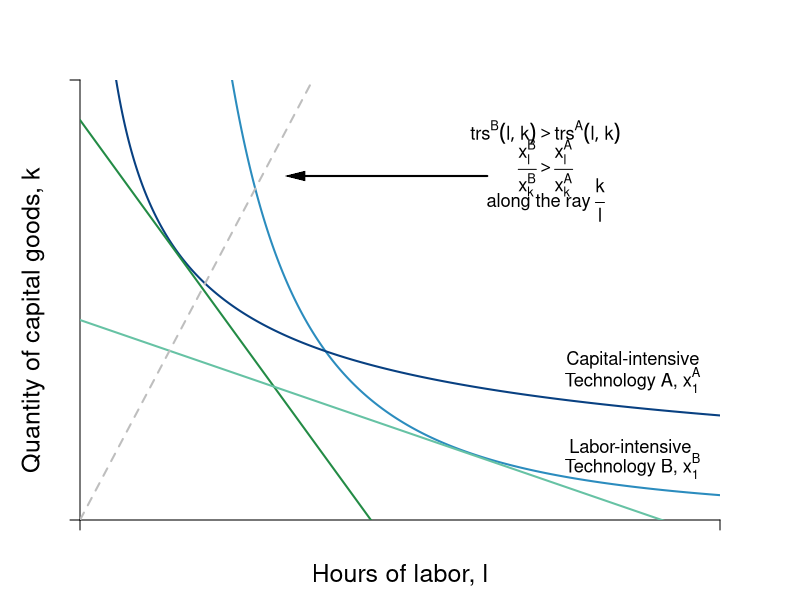

Recreate this plot in R. (Note: this script raises an error after producing the figure.)
#Graph Designer: Simon Halliday
#Authors: Bowles, Foley and Halliday
#Title: Coordination, Conflict and Competition: A Text in Microeconomics

library(shape)
pdf(file = "specprodexch/techvariables1.pdf", width = 7, height = 7)

#Set parameters for graphics
axislabelsize <- 1.5
labelsize <- 1.1
graphlinewidth <- 2
segmentlinewidth <- 2

COL <- c("#7fc97f", "#beaed4", "#fdc086", "#ffff99", "#386cb0", "#f0027f", "#bf5b17", "#666666")
COLA <- c("#e0f3db", "#99d8c9","#66c2a4","#41ae76", "#238b45", "#005824")
COLB <- c("#c6dbef", "#4eb3d3", "#2b8cbe", "#0868ac","#084081")

#Edited the margins to cater for the larger LHS labels
par(mar =  c(4, 4, 4, 4))

isoquant <- function(l, alpha = 0.7, xbar = 4) {
  (xbar / l^alpha)^(1/(1 - alpha))
}

isocost <- function(l, m = 100, pl = 20, pk = 10){
  m/pk - (pl/pk)*l
}


xlims <- c(0, 11)
ylims <- c(0, 11)

npts <- 501 
x <- seq(xlims[1], xlims[2], length.out = npts)
y <- seq(ylims[1], ylims[2], length.out = npts) 
a <- c(2, 4, 6)

plot(0, 0, xlim = xlims, ylim = ylims, type = "n",
     xlab = expression(paste("")),
     ylab = expression(paste("")), 
     xaxt = "n", 
     yaxt = "n", 
     cex.lab = axislabelsize, 
     bty = "n", 
     xaxs="i", 
     yaxs="i"
)


# ticksy <- seq(from = 0, to = ylims[2], by = 1)
# ylabels <- seq(from = 0, to = ylims[2], by = 1)
# ticksx <- seq(from = 0, to = xlims[2], by = 1)
# xlabels <- seq(from = 0, to = xlims[2], by = 1)
ticksy <- c(ylims[1],  ylims[2])
ylabels <- c(NA, NA)
ticksx <- c(xlims[1], xlims[2])
xlabels <- c(NA, NA)

axis(1, at = ticksx, pos = 0, labels = xlabels)
axis(2, at = ticksy, pos = 0, labels = ylabels, las = 1)

npts <- 500 
xx1 <- seq(xlims[1], xlims[2], length.out = npts)
xx2 <- seq(0, xlims[2], length.out = npts)
xx3 <- seq(1.5, 2.5, length.out = npts)
xx4 <- seq(3, 5, length.out = npts)
xx5 <- seq(7, 9, length.out = npts)

#Draw the graphs
lines(xx1, isoquant(xx1, alpha = 2/3, xbar = 4.22), col = COLB[3], lwd = graphlinewidth)
lines(xx1, isoquant(xx1, alpha = 1/3, xbar = 4.22), col = COLB[5], lwd = graphlinewidth)
lines(xx1, isocost(xx1, m = 100, pk = 10, pl = 20), col = COLA[5], lwd = graphlinewidth)
lines(xx1, isocost(xx1, m = 100, pk = 20, pl = 10), col = COLA[3], lwd = graphlinewidth)
# lines(xx3, trsline(xx3, constant = 16), col = "gray", lty = 2, lwd = graphlinewidth)
# lines(xx4, trsline(xx4, constant = 8, slope = 1), col = "gray", lty = 2, lwd = graphlinewidth)
# lines(xx5, trsline(xx5, constant = 4, slope = 0.25), col = "gray", lty = 2, lwd = graphlinewidth)
#lines(xx4, mcline(xx4, constant = totalcost(x = 3, c0 = 2, c1 = 0.05, c2 = 0.05) - 3*marginalcost(x = 3, c1 = 0.05, c2 = 0.05), slope = marginalcost(x = 3, c1 = 0.05, c2 = 0.05)), col = "gray", lty = 2, lwd = graphlinewidth)



#Label the feasible frontier
# text(3.2, 1, expression("Feasible Frontier"), cex = labelsize)
# text(3.2, 0.5, expression("(production possibilities frontier)"), cex = labelsize)
# Arrows(4.35, 0.95, 8.1, 0.95, col = "black", lty = 1, lwd = 2, arr.type = "triangle", arr.lwd = 0.5)

#Axis labels
mtext(expression(paste("Hours of labor, ", l)), side = 1, line = 2.5, cex = axislabelsize)
text(-0.8, 5, expression(paste("Quantity of capital goods, ", k)), xpd = TRUE, cex = axislabelsize, srt = 90) 


#Label the indifference curves

text(9.5, 4, expression(paste("Capital-intensive")), cex = labelsize)
text(9.5, 3.5, expression(paste("Technology A, ", x[1]^A)), cex = labelsize)

text(9.5, 1.85, expression(paste("Labor-intensive ")), cex = labelsize)
text(9.5, 1.35, expression(paste("Technology B, ", x[1]^B)), cex = labelsize)


text(8, 9.7, expression(paste(trs^B*(list(l,k)) > trs^A*(list(l,k)))), cex = labelsize)
text(8, 8.8, expression(paste(frac(x[l]^B, x[k]^B) > frac(x[l]^A, x[k]^A))), cex = labelsize)
text(8, 8, expression(paste("along the ray ", frac(k,l))), cex = labelsize)
Arrows(7, 8.6, 3.7, 8.6, col = "black", lty = 1, lwd = 2, arr.type = "triangle", arr.lwd = 0.5)

# Arrows(8, 3.6, 8, 2.4, col = "black", lty = 1, lwd = 2, arr.type = "triangle", arr.lwd = 0.5)
# 
# text(4, 6, expression(paste(trs(l,k) == frac(4,4), phantom()==1)), cex = labelsize)
# Arrows(4, 5.6, 4, 4.4, col = "black", lty = 1, lwd = 2, arr.type = "triangle", arr.lwd = 0.5)
# 
# text(4, 8, expression(paste(trs(l,k) == frac(8,2), phantom() == 4)), cex = labelsize)
# Arrows(3.05, 8, 2.3, 8, col = "black", lty = 1, lwd = 2, arr.type = "triangle", arr.lwd = 0.5)


#Label feasible and infeasible
#text(8, 9, expression(paste(trs(l,k) == frac(x[l], x[k]), phantom() == frac(mp[l], mp[k]), phantom() == -frac(dk,dl))), cex = labelsize)
#text(3, 2.5, expression(paste("with plan ", (list(x, l, k)) )), cex = labelsize)

# text(8, 8.5, expression(paste("Production set:")), cex = labelsize)
# text(8, 8, expression(paste(x = bar(x), " feasible")), cex = labelsize)
# text(8, 7.5, expression(paste("with plan ", (list(x, l, k)) )), cex = labelsize)

#text(9.5, 3.15, expression(u[2]^A), cex = labelsize)
#text(9.5, 5.85, expression(u[3]^A), cex = labelsize)


segments(0, 0, 4, ylims[2], lty = 2, col = "gray" , lwd = segmentlinewidth)

# segments(0, 8, 2.9705, 8, lty = 2, col = "gray" , lwd = segmentlinewidth)
#segments(2.9705, 0, 2.9705, 8, lty = 2, col = "gray" , lwd = segmentlinewidth)
# segments(2, 0, 2, 8, lty = 2, col = "gray" , lwd = segmentlinewidth)
# segments(4, 0, 4, 4, lty = 2, col = "gray" , lwd = segmentlinewidth)
# segments(0, 4, 4, 4, lty = 2, col = "gray" , lwd = segmentlinewidth)
# 
# 
# segments(8, 0, 8, 2, lty = 2, col = "gray" , lwd = segmentlinewidth)
# segments(0, 2, 8, 2, lty = 2, col = "gray" , lwd = segmentlinewidth)
# 
# segments(8, 0, 8,indiffA(x = 8)  , lty = 2, col = "gray" , lwd = segmentlinewidth)
# segments(0, indiffA(x = 8) , 8,indiffA(x = 8)  , lty = 2, col = "gray" , lwd = segmentlinewidth)

#Annotate points (4,4),(2,8),(8,2) on feasibility frontier
# text(4.2, 4.2, expression(paste(b)), cex = labelsize)
points(2.1, isoA(l = 2.1, alpha = 0.3, xbar = 4), pch = 16, col = "black", cex = 1.5)
text(2.1 - 0.2, isoA(l = 2.1, alpha = 0.3, xbar = 4), expression(paste(a)), cex = labelsize)


points(3.04, isoA(l = 3.04, alpha = 0.7, xbar = 4), pch = 16, col = "black", cex = 1.5)
text(3.04 - 0.2, isoA(l = 3.04, alpha = 0.7, xbar = 4), expression(paste(b)), cex = labelsize)

#points(4.8, indiffA(x = 4.8, alpha = 0.7), pch = 16, col = "black", cex = 1.5)


# text(7, 8, expression(paste("Lily's Utility: ", u^L*(list(x^L, y^L)) == (x^L)^{0.7}*(y^L)^{0.3})), cex = labelsize)
# text(7, 7, expression(paste("Peyton's Utility: ", u^P*(list(x^P, y^P)) == (x^P)^{0.5}*(y^P)^{0.5})), cex = labelsize)



dev.off()
